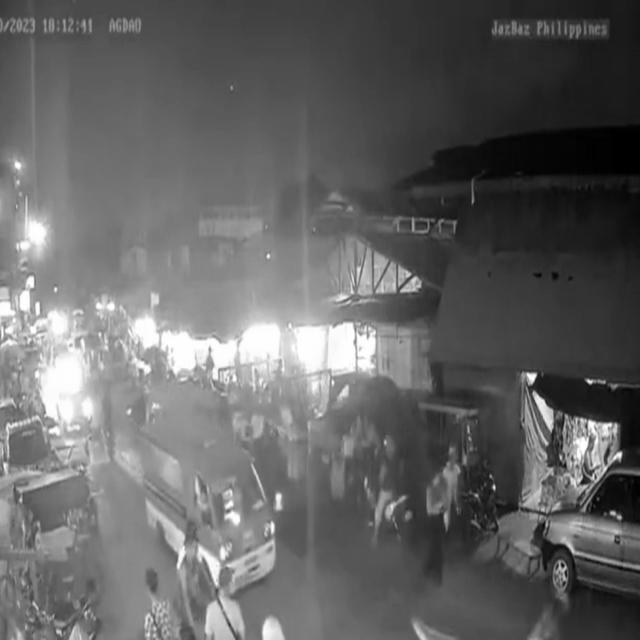
#> input picture Helmet-Detection-DS4-1/test/images/Data-Sci-Project-1_mp4-0012_jpg.rf.b65f2ee268d98b0ac368e6954f054d1f.jpg, 640 x 640 px
$ python -i clahe.py   (imports and definitions only)
#> lines starting #> are read from the running program, lines starting #| are printed output that depends on the picture
#> further down, picture is the input picture: shape (640, 640, 3); min 0, max 255, mean 100
import numpy as np
from PIL import Image
import cv2


def create_CLAHE(img: Image):
    np_img = np.array(img)
    lab_image = cv2.cvtColor(np_img, cv2.COLOR_BGR2LAB)
#> lab_image: shape (640, 640, 3); mean of channels 0, 1, 2 105.7, 128, 128

    # Apply CLAHE separately to each channel
    clahe = cv2.createCLAHE(clipLimit=2, tileGridSize=(8,8))
    lab_image[:, :, 0] = clahe.apply(lab_image[:, :, 0])
#> lab_image: shape (640, 640, 3); mean of channels 0, 1, 2 107.2, 128, 128

    # Convert back to BGR color space
    result_image = cv2.cvtColor(lab_image, cv2.COLOR_LAB2BGR)
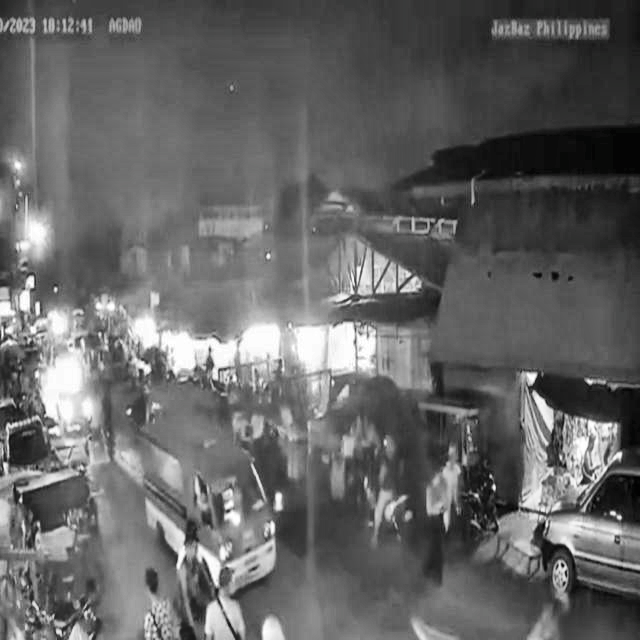
#> result_image: shape (640, 640, 3); mean B, G, R 101.1, 101.1, 101.1
    result_image = Image.fromarray(result_image)

    return result_image

>>> import cv2
>>> picture = cv2.imread('../Helmet-Detection-DS4-1/test/images/Data-Sci-Project-1_mp4-0012_jpg.rf.b65f2ee268d98b0ac368e6954f054d1f.jpg')
>>> result = create_CLAHE(picture)

$ run again, on Helmet-Detection-DS4-1/test/images/Data-Sci-Project-1_mp4-0075_jpg.rf.9ca53362ee7586a0bc559c537271e906.jpg
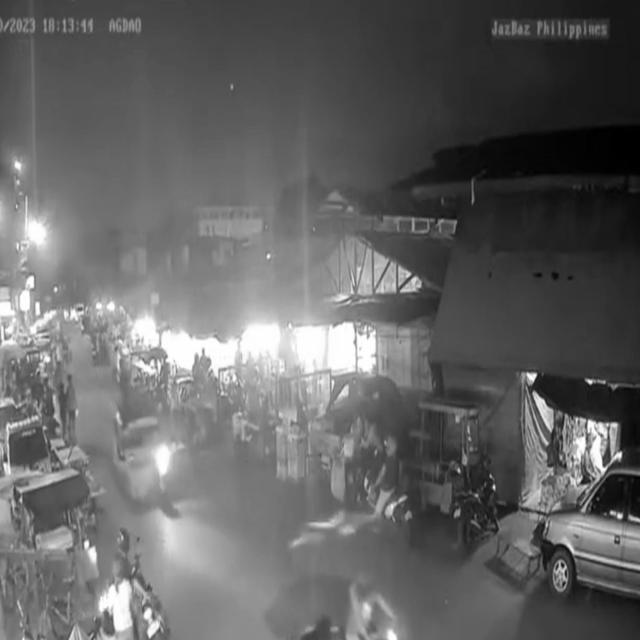
#> input picture Helmet-Detection-DS4-1/test/images/Data-Sci-Project-1_mp4-0075_jpg.rf.9ca53362ee7586a0bc559c537271e906.jpg, 640 x 640 px
#> picture is the input picture: shape (640, 640, 3); min 0, max 255, mean 99.5
#> in create_CLAHE, `result_image = cv2.cvtColor(lab_image, cv2.COLOR_LAB2BGR)`:
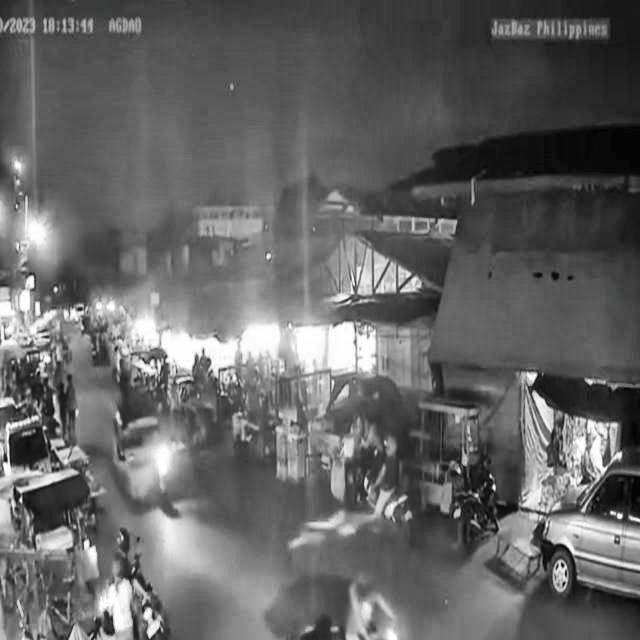
#> result_image: shape (640, 640, 3); mean B, G, R 100.6, 100.6, 100.6
